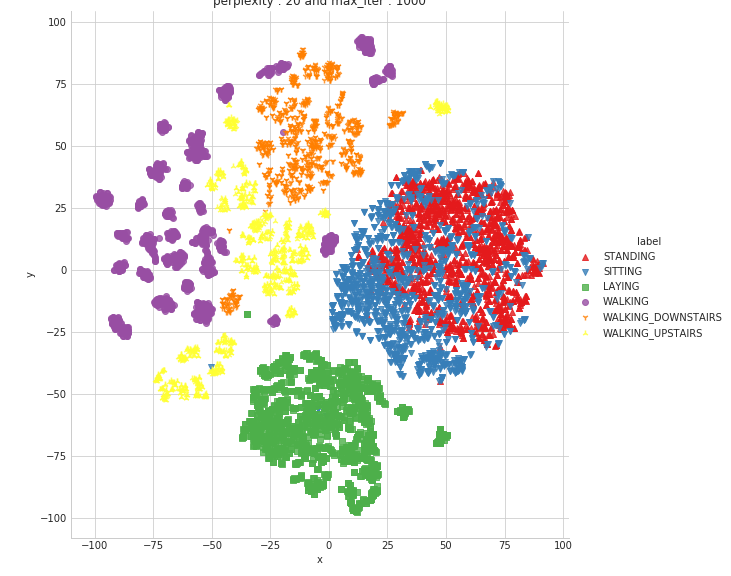
#> input picture Human_Activity_Recognition/HAR/t-sne_perp_20_iter_1000.png, 731 x 576 px, given in place of messi5.jpg, which was not available
$ jupyter execute --allow-errors Introduction_to_OpenCV_1.ipynb   (shell and % lines are left out)   (text cells are left out)
#> lines starting #> are read from the running program, lines starting #| are printed output that depends on the picture; after the words box and inside, x2 and y2 are one past the last pixel; in counts of white or black regions, pixels touching at a corner belong together; pictures that were not available may be replaced by others from this repository, and a replacement may not be noted
[cell 1]
import numpy as np
import pandas as pd
import cv2 as cv  # import opencv
from google.colab.patches import cv2_imshow # for image display
from skimage import io
from PIL import Image
import matplotlib.pylab as plt

[cell 2]
# download image from the URL

[cell 3]
img1 = cv.imread('messi5.jpg')
#> img1 is the input picture: shape (576, 731, 3); mean B, G, R 231.3, 235.1, 237.8
cv2_imshow(img1)

[cell 4]
print(img1.shape)
#| (576, 731, 3)

[cell 5]
print(img1[100,100])
#| [255 255 255]

[cell 6]
# add another ball to the image
ball = img1[280:340, 330:390]
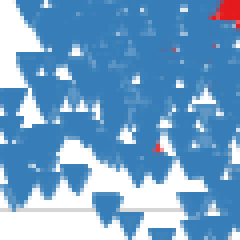
#> ball: shape (60, 60, 3) (shown 4 times larger); mean B, G, R 202.2, 161.6, 114.2
img1[273:333, 100:160] = ball
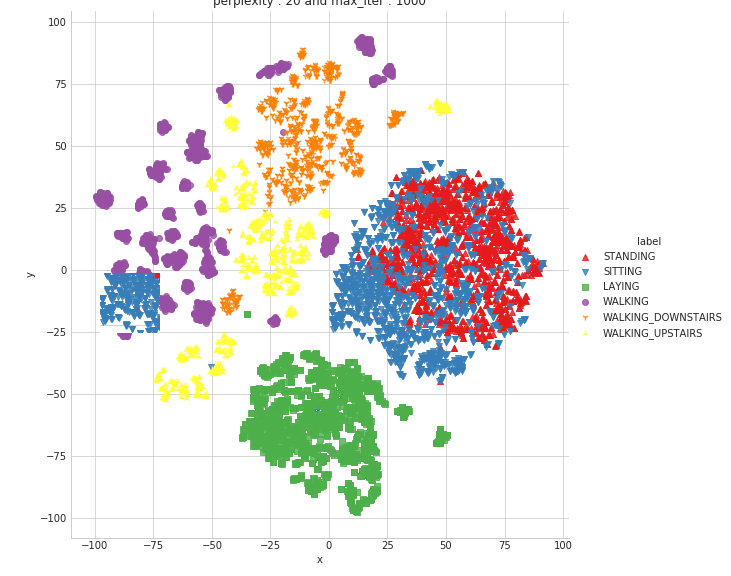
#> img1: shape (576, 731, 3); 0.73% of pixels changed, all inside (x1, y1, x2, y2) = (100, 273, 160, 333)

cv2_imshow(img1)

[cell 7]
# downlaod another image opencv_logo

#> (a cell that did not finish here is left out)

#> (a cell that did not finish here is left out)

#> (a cell that did not finish here is left out)

#> (a cell that did not finish here is left out)

#> (a cell that did not finish here is left out)

#> (a cell that did not finish here is left out)

[cell 14]
# Refer: https://opencv-python-tutroals.readthedocs.io/en/latest/py_tutorials/py_video/py_bg_subtraction/py_bg_subtraction.html#background-subtraction
import numpy as np
import cv2
from google.colab.patches import cv2_imshow

cap = cv2.VideoCapture('vtest.avi')
print(cap)
ret, frame = cap.read()
print(ret)
#| True
print(frame.shape)
#| (576, 731, 3)
cv2_imshow(frame)

cap.release()

[cell 15]
# Lets use .mp4 file and see if it works.
# Converted from avi to mp4 on my laptop using: ffmpeg -i vtest.avi vtest.mp4
# Uplaoded it to Goolge Drive

[cell 16]
# Refer: https://opencv-python-tutroals.readthedocs.io/en/latest/py_tutorials/py_video/py_bg_subtraction/py_bg_subtraction.html#background-subtraction
import numpy as np
import cv2
from google.colab.patches import cv2_imshow

cap = cv2.VideoCapture('vtest.mp4')
print(cap)
ret, frame = cap.read()
print(ret)
#| True
print(frame.shape)
#| (576, 731, 3)
cv2_imshow(frame)

cap.release()

[cell 17]
# Source: https://opencv-python-tutroals.readthedocs.io/en/latest/py_tutorials/py_video/py_bg_subtraction/py_bg_subtraction.html#background-subtraction
import numpy as np
import cv2

cap = cv2.VideoCapture('vtest.mp4')

#Refer documentation: https://docs.opencv.org/3.4/d6/da7/classcv_1_1bgsegm_1_1BackgroundSubtractorMOG.html
fgbg = cv2.bgsegm.createBackgroundSubtractorMOG()

cnt =0

while(cnt < 3):
    ret, frame = cap.read()

    fgmask = fgbg.apply(frame)
#> fgmask: shape (576, 731); every value is 0

    cv2_imshow(fgmask)
    cnt = cnt+1

cap.release()
cv2.destroyAllWindows()

[cell 18]
import numpy as np
import cv2 as cv
from matplotlib import pyplot as plt
img = cv.imread('opencv_logo.png')
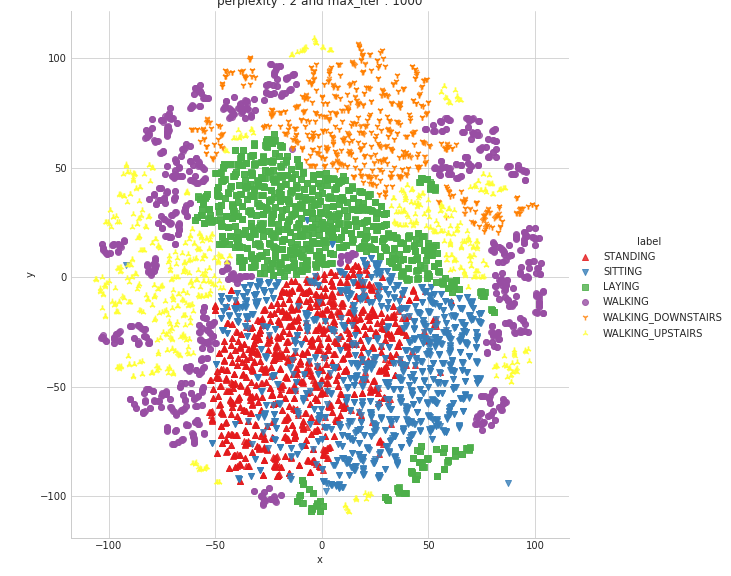
#> input picture Human_Activity_Recognition/HAR/t-sne_perp_2_iter_1000.png, 731 x 576 px, given in place of opencv_logo.png, which was not available
#> img is the input picture: shape (576, 731, 3); mean B, G, R 225.9, 230.1, 233.8
cv2_imshow(img)

[cell 19]
kernel = np.ones((5,5),np.float32)/25 # 5x5 kernel of all 1's
dst = cv.filter2D(img,-1,kernel)
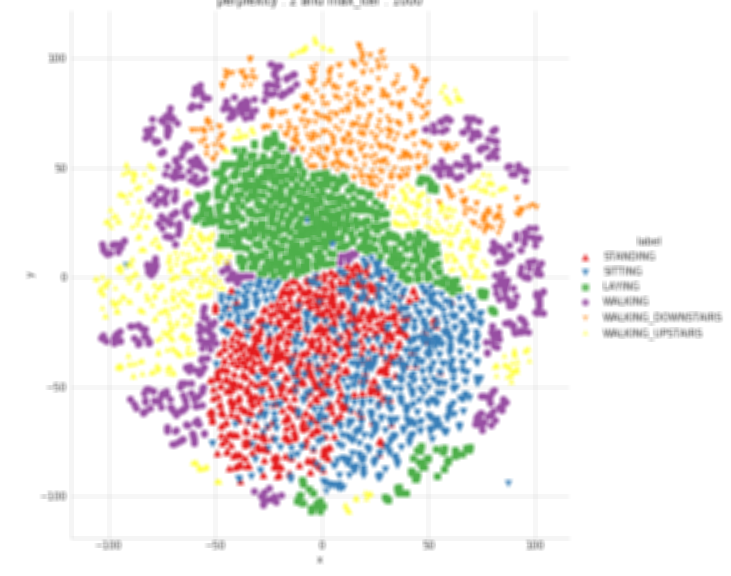
#> dst: shape (576, 731, 3); mean B, G, R 225.9, 230.1, 233.8
cv2_imshow(dst)

[cell 20]
kernel = np.ones((10,10),np.float32)/100 # 10x10 kernel of all 1's
dst = cv.filter2D(img,-1,kernel)
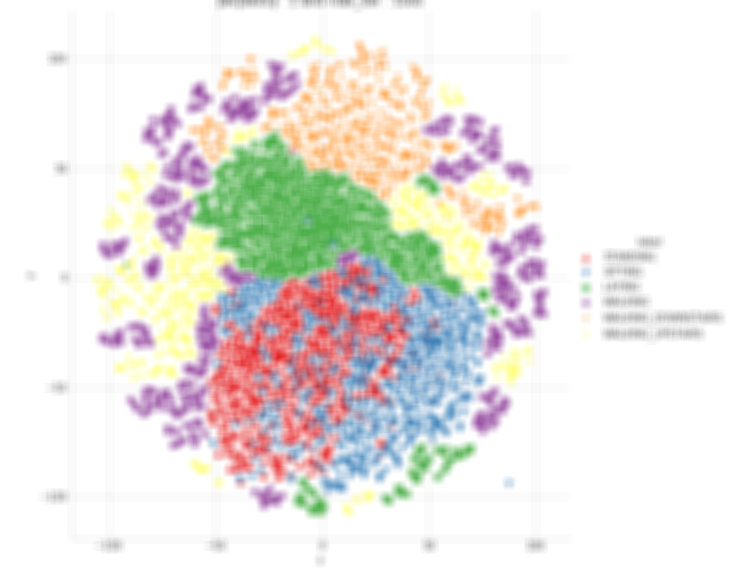
#> dst: shape (576, 731, 3); mean B, G, R 225.9, 230.1, 233.8
cv2_imshow(dst)
